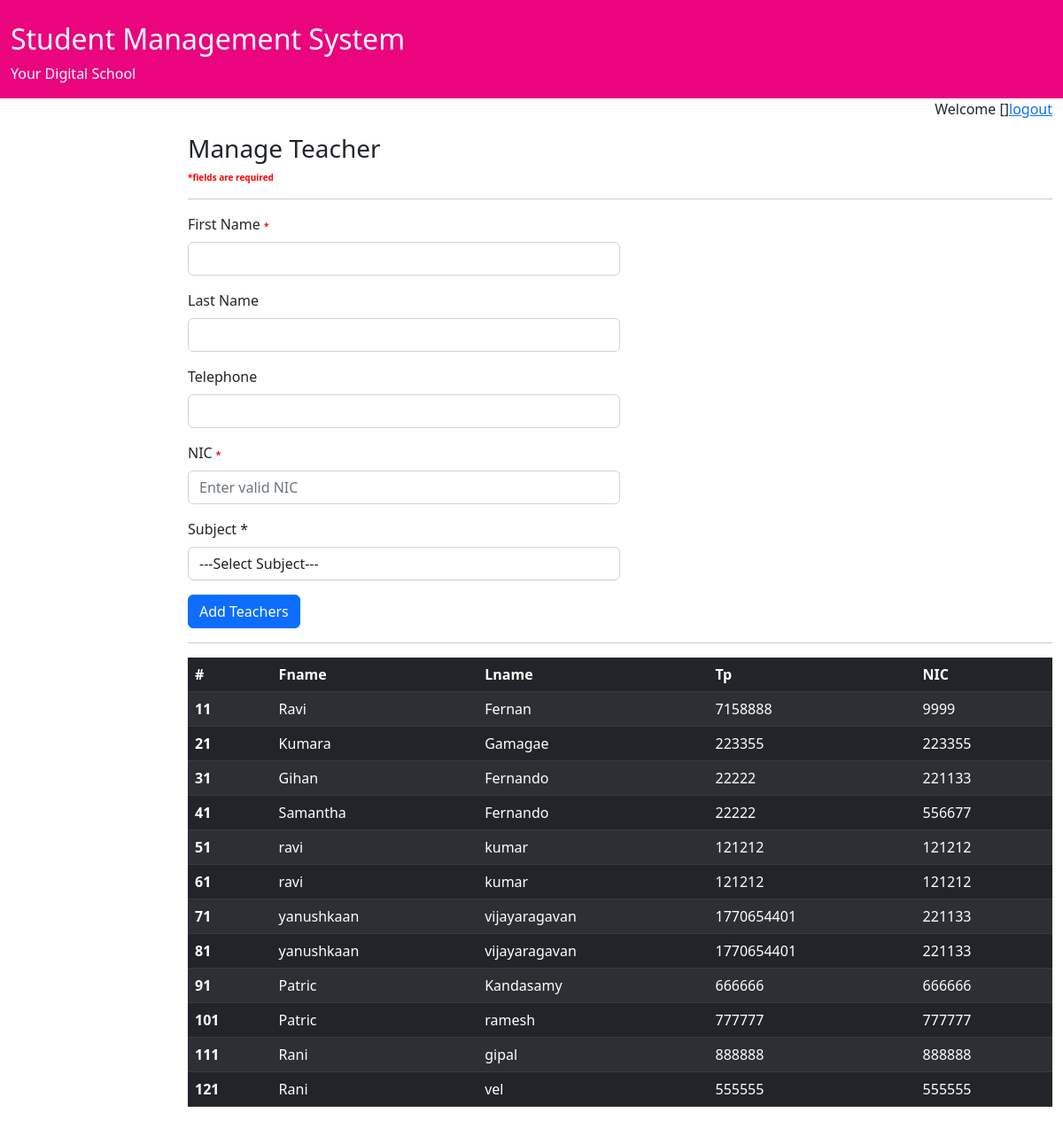
/viji/sri-lanka/manage-teacher.php, run on the app's committed database.
### tables this page shows
CREATE TABLE `tbl_teacher` (
  `id` int(5) NOT NULL AUTO_INCREMENT,
  `fname` varchar(50) DEFAULT NULL,
  `lname` varchar(50) DEFAULT NULL,
  `tp` int(10) DEFAULT NULL,
  `nic` varchar(12) DEFAULT NULL,
  `created_by` int(1) DEFAULT NULL,
  `created_datetime` timestamp NULL DEFAULT current_timestamp(),
  `subject_id` int(1) DEFAULT NULL,
  PRIMARY KEY (`id`)
);

### viji/sri-lanka/manage-teacher.php (the view, shortened to what this page needs)
<html>
    <head>
        <link href='css/bootstrap.css' rel = "stylesheet"/>
        <link href='css/sms-style.css' rel = "stylesheet"/>
    </head>
    <body>
        <div class="container">
            <div class="row" id="topdiv">
                <div class="col-sm-12">
                    <h2>Student Management System</h2>
                    <p>Your Digital School</p>
                </div>
            </div>
            <div class="row">
            <div class="col-sm-2">
            </div>
            <div class="col-sm-10">
                <p style = 'text-align:right'>Welcome <?php echo $_SESSION['currentuser']['nic']?> [<?php echo $_SESSION['currentuser']['user_role']?>]<a href='logout.php'>logout </a></p>
                <h3>Manage Teacher</h3>
                <span class="req-msg">*fields are required</span>
                <hr>
                <div style ='width: 50%'>
                <form action="manage-teacher.php" method="post">
                <div class="mb-3">
                    <label for="exampleFormControlInput1" class="form-label">First Name <span class="req-msg">*</span></label>
                        <input type="text" class="form-control" id="exampleFormControlInput1" name="Fname" required>
                </div>
                <div class="mb-3">
                    <label for="exampleFormControlInput1" class="form-label">Last Name</label>
                        <input type="text" class="form-control" id="exampleFormControlInput1" name="Lname">
                </div>
                <div class="mb-3">
                    <label for="exampleFormControlInput1" class="form-label">Telephone</label>
                        <input type="text" class="form-control" id="exampleFormControlInput1" name="Tp">
                </div>
                <div class="mb-3">
                    <label for="exampleFormControlInput1" class="form-label">NIC <span class="req-msg">*</span></label>
                        <input type="text" class="form-control" id="exampleFormControlInput1" name="NIC" placeholder="Enter valid NIC" required>
                </div>
                <div class="mb-3">
                    <label for="exampleFormControlInput1" class="form-label">Subject <span class=".req-msg">*</span></label>
                    <select class="form-control" name= "subjectids" required>
                    <option value="">---Select Subject---</option>
                    </select>
                </div>
                <div class="mb-3">
                    <button type="submit" name ="btnsubmit"class="btn btn-primary">Add Teachers</button>
                </div>
                </form>
                </div>
                <hr>
                <table class="table table-dark table-striped">
  <thead>
    <tr>
      <th scope="col">#</th>
      <th scope="col">Fname</th>
      <th scope="col">Lname</th>
      <th scope="col">Tp</th>
      <th scope="col">NIC</th>
    </tr>
  </thead>
  <tbody>
    <?php
                $conn = getdbconnection();
                $sql ="SELECT * FROM tbl_teacher";
                $result = mysqli_query($conn,$sql);
                    if(mysqli_num_rows($result)>0){
                        while($row = mysqli_fetch_assoc($result)){
                            ?>
                                 <tr>
                                <th scope="row"><?php echo $row ['id'] ?>1</th>
                                <td><?php echo $row ['fname'] ?></td>
                                <td><?php  echo $row ['lname'] ?></td>
                                <td><?php echo $row ['tp'] ?></td>
                                <td><?php echo $row ['nic'] ?></td>
                                </tr>
                            <?php
                        }
                        }
    ?>
  </tbody>
</table>
                </div>
                </div>
            </div>
    </body>
</html>

### viji/sri-lanka/css/sms-style.css (style rules this page uses)
.req-msg { color:red; font-weight:bold; font-size:x-small; }

### viji/sri-lanka/manage-teacher.php (style rules this page uses)
#topdiv { background-color:EA047E; padding-top:25px; color:white; }

### data on the page
tbl_teacher: id "1", fname "Ravi", lname "Fernan", tp "7158888", nic "9999"
tbl_teacher: id "2", fname "Kumara", lname "Gamagae", tp "223355", nic "223355"
tbl_teacher: id "3", fname "Gihan", lname "Fernando", tp "22222", nic "221133"
tbl_teacher: id "4", fname "Samantha", lname "Fernando", tp "22222", nic "556677"
tbl_teacher: id "5", fname "ravi", lname "kumar", tp "121212", nic "121212"
tbl_teacher: id "6", fname "ravi", lname "kumar", tp "121212", nic "121212"
tbl_teacher: id "7", fname "yanushkaan", lname "vijayaragavan", tp "1770654401", nic "221133"
tbl_teacher: id "8", fname "yanushkaan", lname "vijayaragavan", tp "1770654401", nic "221133"
tbl_teacher: id "9", fname "Patric", lname "Kandasamy", tp "666666", nic "666666"
tbl_teacher: id "10", fname "Patric", lname "ramesh", tp "777777", nic "777777"
tbl_teacher: id "11", fname "Rani", lname "gipal", tp "888888", nic "888888"
tbl_teacher: id "12", fname "Rani", lname "vel", tp "555555", nic "555555"
